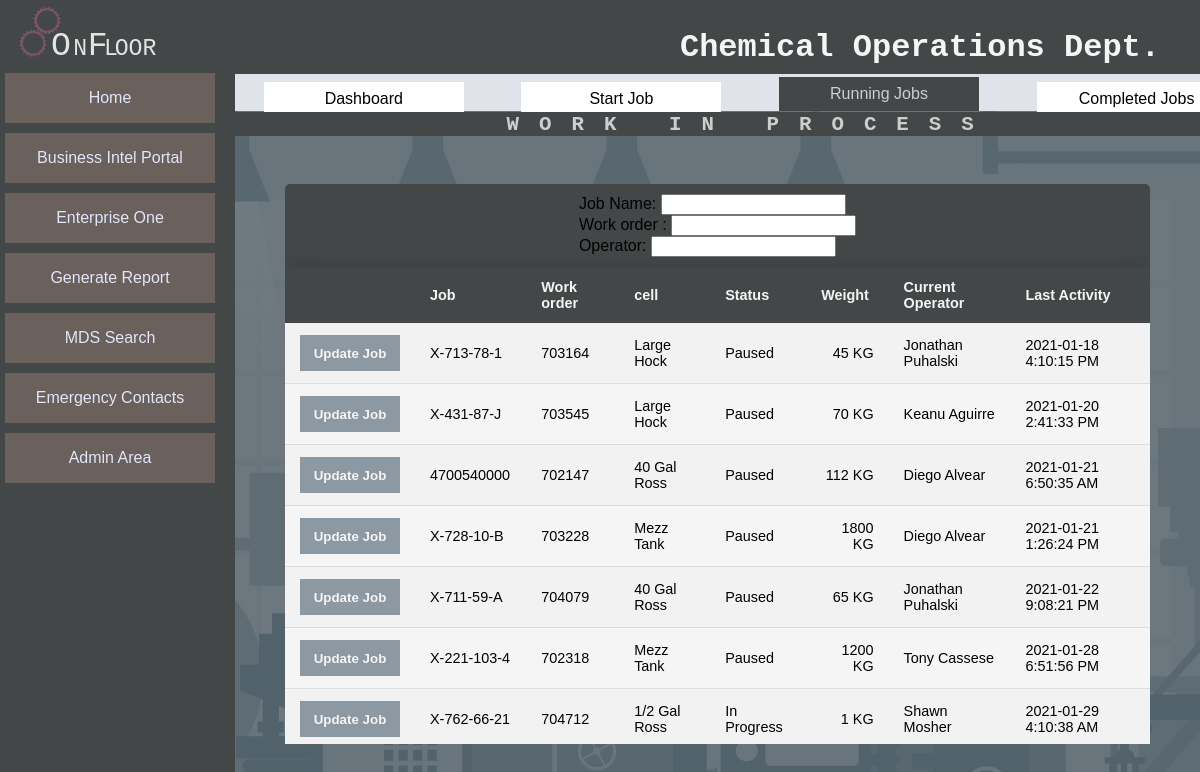
/runningjobs/, run on an earlier commit of the app's database.
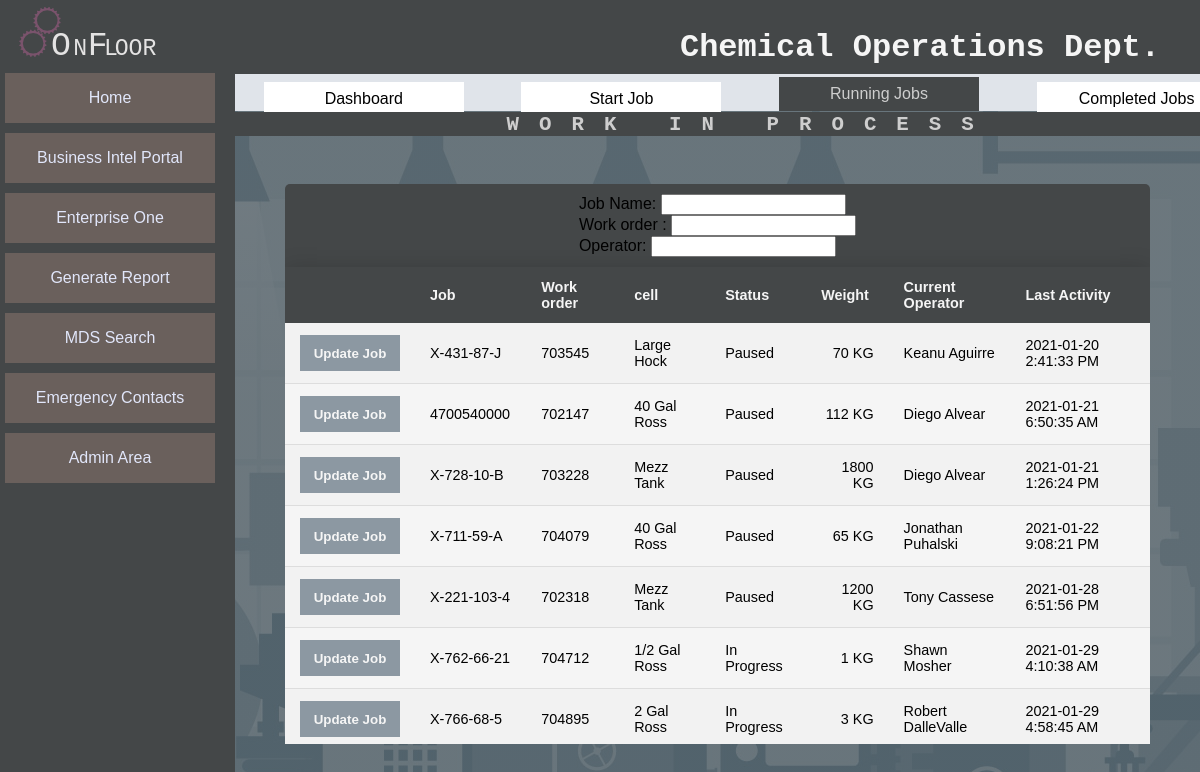
And on a later commit of the database.
### tables this page shows
CREATE TABLE `Job_Record` (
	`Job_ID` INTEGER NOT NULL PRIMARY KEY AUTOINCREMENT,
	`Job` TEXT,
	`Work_Order` TEXT,
	`Job_Weight`  INTEGER NOT NULL,
	`Work_Cell`  INTEGER NOT NULL,
	`Job_Type`  INTEGER NOT NULL,
	`Job_Status` INTEGER NOT NULL,
	`Start_Time` TEXT,
	`Notes` TEXT,
	`In-Process_Testing` INEGER,
	`Pre_Adjustment` INTEGER,
	`End_Time` TEXT,
	`Total_Operations` INTEGER,
	`Start_Date` TEXT,
	`End_Date` TEXT,
	`Last_Operation` INTEGER
);

### app.py (the view, shortened to what this page needs)
@app.route("/runningjobs/", methods=['POST','GET'])
def runningJobs():
    page = "WORK IN PROCESS"
    jobList = DB.getRunningJobsList()
    jobs = []
    for job in jobList:
        jobs.append({
            'jobID':job[0],
            'job':job[1],
            'workorder':job[2],
            'cell':job[3],
            'status':job[4],
            'weight':job[5],
            'operator':job[7],
            'timestamp':job[8],})
    return render_template('runningjobs.html', jobs=jobs, page=page)

### data/DB.py (called while the page is built)
def make_connection():
    connection_String = "C:\\Users\\sbish\\Desktop\\project x\\data\\JT_DATA.db" #home
    return sqlite3.connect(connection_String)

def end_connection(conn):
    conn.close()

def getRunningJobsList():
    conn = make_connection()
    c = conn.cursor()
    SQL = Q.SelectRunningJobList()
    c.execute(SQL)
    items = c.fetchall()
    end_connection(conn)
    return items

### data/SQL.py (called while the page is built)
def SelectRunningJobList():
    SQL = "SELECT jr.Job_ID, jr.Job, jr.Work_Order, wc.Cell, js.Status, Job_Weight AS [Weight], "
    SQL += "MAX(a.Activity_ID) AS [Activity ID], o.First_Name || ' '|| o.Last_Name AS [Current Operator], "
    SQL += "a.Activity_Date ||' '|| a.Activity_Time AS [Last Activity] "
    SQL += "FROM Job_Record jr JOIN Activity a on a.Job_Id = jr.Job_ID "
    SQL += "JOIN Work_Cells wc ON wc.Cell_ID = jr.Work_Cell "
    SQL +=  "JOIN Job_Status js ON js.Status_ID = jr.Job_Status "
    SQL +=  "JOIN Operators o On a.Operator = o.Operator_ID "
    SQL += "WHERE jr.Job_Status IN (1,3,7) "
    SQL += "GROUP BY a.Job_Id;"
    return SQL

### templates/runningjobs.html (shortened to what this page needs)
{% extends "layout.html"%}
{% block body%}
        <div class="content-row-table">
            <div class='table-header'>
                <form action="">
                 <div>
                    <label for="filter1">Job Name: </label>
                    <input type="text" id='filter1'>
                 </div>
                 <div>
                    <label for="filter1">Work order : </label>
                    <input type="text" id='filter1'>
                 </div>
                 <div>
                    <label for="filter1">Operator: </label>
                    <input type="text" id='filter1'>
                 </div>
                </form>
            </div>
            <table class="Job-list-table">
               <thead>
                <tr>
                    <th></th>
                    <th>Job</th>
                    <th>Work order</th>
                    <th>cell</th>
                    <th>Status</th>
                    <th>Weight</th>
                    <th>Current Operator</th>
                    <th>Last Activity</th>
                </tr>
            </thead>
               <div class="table-body">
                    <tbody>
                        {% for job in jobs  %}
                        <tr>
                        <td class="tbl-link">
                            <form action="" method="POST">
                                <input class="table-sub-button" type="submit" name="" value='Update Job'/>
                            </form>
                        </td>
                            <td>{{job['job']}}</td>
                            <td>{{job['workorder']}}</td>
                            <td>{{job['cell']}}</td>
                            <td>{{job['status']}}</td>
                            <td style="text-align: right;">{{job['weight']}} KG</td>
                            <td>{{job['operator']}}</td>
                            <td>{{job['timestamp']}}</td>
                        </tr>
                     {% endfor %}
                    </tbody>
                </div>
            </table>
    </div>
      {% endblock %}

### templates/layout.html (shortened to what this page needs)
<!DOCTYPE HTML>
<html lang="en">
<head>
   <link rel= "stylesheet" type= "text/css" href="{{ url_for('static', filename='style.css')}}"/>
</head>
<body>
   <div class="site-container">
     {% include 'header.html' %}
     {% include 'side_bar.html' %}
     {% include 'top_nav.html' %}
     {% include 'page_title.html' %}
      <div class="_content">
      {% block body%}
      {% endblock%}
      </div>
   </div>
</body>
</html>

### templates/header.html
<div class="_header">
  <div class="header-logo">
     <img src="../static/images/OnFloorLogo.svg" alt="logo">
  </div>
  <div class="header-title">
     <h1 class="courier heading">Chemical Operations Dept.</h1>
  </div>
</div>

### templates/side_bar.html
<div class="_side-bar-menu">
    <div class="_nav">
       <div class="nav_btn"><a href="/">Home</a></div>
       <div class="nav_btn"><a href="http://dmxreporting/ChemOps/Dashboard" target="_blank">Business Intel Portal</a></div>
       <div class="nav_btn"><a href="http://e1usa/" target="_blank">Enterprise One</a></div>
       <div class="nav_btn"><a>Generate Report</a></div>
       <div class="nav_btn"><a>MDS Search</a></div>
       <div class="nav_btn"><a>Emergency Contacts</a></div>
       <div class="nav_btn"><a>Admin Area</a></div>
   </div>
</div>

### templates/top_nav.html
        <div class="_top-nav">
          <div class="top-nav-link">
            {% if page == 'THE DASHBOARD'  %}
              <a class= "tab-active" id="dash-tab" href="/">Dashboard</a>
            {% else %}
             <a class= "" id="dash-tab" href="/">Dashboard</a>
            {% endif %}
          </div>
          <div class="top-nav-link">
            {% if page == 'START A NEW JOB'  %}
              <a class= "tab-active" id="startJob-tab" href="/new_job">Start Job</a>
            {% else %}
              <a id="startJob-tab" href="/new_job">Start Job</a>
            {% endif %}
          </div>
          <div class="top-nav-link">
            {% if page == 'WORK IN PROCESS'  %}
              <a class= "tab-active" id="runnngJobs-tab" href="/runningjobs">Running Jobs</a>
            {% else %}
              <a id="runnngJobs-tab" href="/runningjobs">Running Jobs</a>
            {% endif %}
          </div>
          <div class="top-nav-link">
            {% if page == 'THESE JOBS ARE DONE'  %}
              <a class= "tab-active" id="completedJobs-tab" href="/completed_jobs">Completed Jobs</a>
            {% else %}
              <a id="completedJobs-tab" href="/completed_jobs">Completed Jobs</a>
            {% endif %}
          </div>
        </div>

### templates/page_title.html
<div class="page-title">
    <h2>{{page}}</h2>
</div>

### static/style.css (style rules this page uses)
*, *::before, *::after { box-sizing:border-box; }
a { text-decoration:none; color:inherit; cursor:pointer; }
h1, h2, h3, h4, h5, h6 { margin:0; font-size:inherit; font-weight:inherit; }
html,body { margin: 0; height: 100%; background: linear-gradient( rgba(88, 100, 107, 0.85), rgba(88, 100, 107, 0.85) ), url(./images/factory_background.jpg); background-attachment:fixed; font-family: Verdana, Geneva, Tahoma, sans-serif; font-size: 16px; }
.heading { font-size: 2em; font-weight: Bold; }
.site-container { height:100%; display: grid; grid-template-columns: 235px 1fr; grid-auto-rows: 70px 40px 24px auto; }
._header { grid-column: 1/-1; display: grid; grid-gap: 3px; grid-template-columns: 175px repeat(auto-fit,minmax(400px,1fr)); position: fixed; top:0px; padding-bottom: 1px; width: 100%; }
._side-bar-menu { grid-column: 1/2; grid-row: 2 /span 3; position: fixed; top:73px; left:0; width: 235px; height: 100%; }
._top-nav { grid-column: 2/-1; grid-row-start: 2; width: 85.86891161%; position: fixed; top:74px; padding-top: 3px; left:235px; }
.page-title { grid-column: 2/-1; grid-row-start: 3; width: 85.86891161%; position: fixed; left:235px; top:112px; }
._content { grid-column: 2/-1; grid-row-start: 4; display: grid; grid-row-gap: 20px; grid-template-columns: repeat(auto-fit,100%); grid-auto-rows:max-content; justify-content: center; padding: 50px; }
._header { background-color: #444748; color: #f5f5f5; }
.header-title { padding-right: 40px; padding-bottom: 8px; align-self: end; justify-self: end; font-family: 'Courier New', Courier, monospace; }
.header-logo img { height: 70px; }
._top-nav { display: flex; justify-content: space-around; align-items: flex-end; background-color: #7f8184; background-color: #e0e4ea; }
.top-nav-link { width: 200px; border-radius: 25px 25px 0 0; }
.top-nav-link a { display: inline-block; background-color: #fff; width: 100%; height: 100%; text-align: center; padding: 8px 0; border-radius: 5apx 5px 0 0; transform: translateY(5px); }
.top-nav-link .tab-active { color:#cecece; background-color: #444748; transition-duration: .45s; transform: translateY(0px); }
.page-title { font-family: 'Courier New', Courier, monospace; font-weight: bold; letter-spacing: 20px; font-size: 1.3em; text-align: center; padding-top: 1px; color:#cecece; background-color: #444748; }
._side-bar-menu { background-color: #263238; background-color: #444748; }
._nav { color:#E1E6FA; display: flex; flex-direction: column; width: 210px; margin-left: 5px; }
.nav_btn { height: 50px; width: 100%; text-align: center; margin-bottom: 10px; }
.nav_btn a { display: inline-block; background: #7A536C; background-color: #7D7EDB; background-color: #6A605C; margin: 0 auto; padding: 1em; width: 100%; }
.content-row-table { background-color: #f5f5f5; border-radius: 5px 5px 0 0; max-height: 560px; overflow-x: scroll; }
.Job-list-table { border-collapse: collapse; width: 100%; margin:0; font-size: 0.9em; min-width: 860px; background-color: #f5f5f5; box-shadow: 0 0 20px rgba(0,0,0, 0.15); }
.table-header { display: flex; background:#444748; padding: 10px 0; justify-content: space-around; }
.Job-list-table thead tr { background-color: #444748; color: #f5f5f5; text-align: left; font-weight: bold; }
.Job-list-table th { background-color: #444748; position: sticky; top:0; }
.Job-list-table th, .Job-list-table td { padding: 12px 15px; }
.Job-list-table tbody tr { border-bottom: 1px solid #dddddd; }
.Job-list-table tbody tr:nth-of-type(odd) { background:#f2f2f2; }
.table-sub-button { height: 36px; background-color: #72aadb; background-color: #8c98a2; border: none; color:#f5f5f5; min-width: 100px; font-weight: bold; }

What changed in the data, as far as the page shows it:
no longer on this page (row edited): Job_Record: job "X-713-78-1", workorder "703164", cell "Large Hock", status "Paused", weight "45", operator "Jonathan Puhalski", timestamp "2021-01-18 4:10:15 PM"
now on this page (row unchanged): Job_Record: job "X-766-68-5", workorder "704895", cell "2 Gal Ross", status "In Progress", weight "3", operator "Robert DalleValle", timestamp "2021-01-29 4:58:45 AM"
